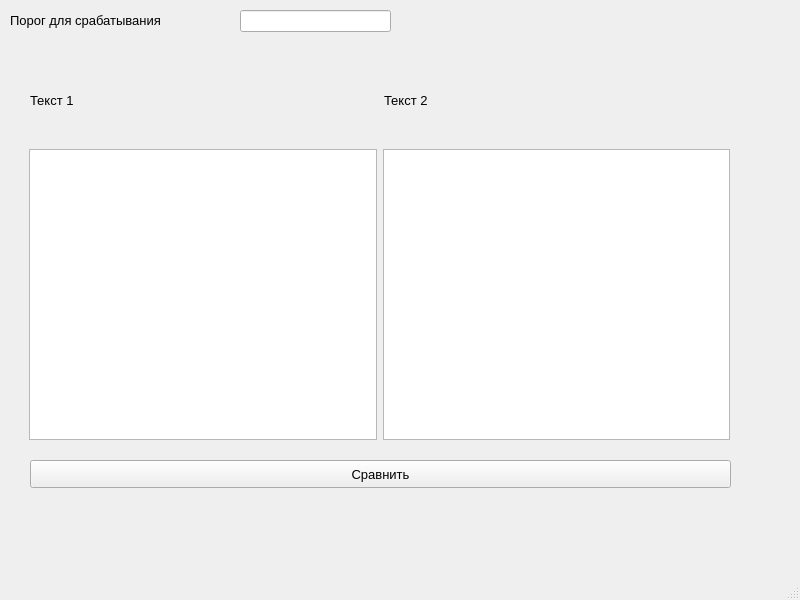
<?xml version="1.0" encoding="UTF-8"?>
<ui version="4.0">
 <class>MainWindow</class>
 <widget class="QMainWindow" name="MainWindow">
  <property name="geometry">
   <rect>
    <x>0</x>
    <y>0</y>
    <width>800</width>
    <height>600</height>
   </rect>
  </property>
  <property name="windowTitle">
   <string>MainWindow</string>
  </property>
  <widget class="QWidget" name="centralwidget">
   <widget class="QLabel" name="label">
    <property name="geometry">
     <rect>
      <x>10</x>
      <y>10</y>
      <width>201</width>
      <height>21</height>
     </rect>
    </property>
    <property name="font">
     <font>
      <pointsize>10</pointsize>
     </font>
    </property>
    <property name="text">
     <string>Порог для срабатывания</string>
    </property>
   </widget>
   <widget class="QLineEdit" name="por">
    <property name="geometry">
     <rect>
      <x>240</x>
      <y>10</y>
      <width>151</width>
      <height>22</height>
     </rect>
    </property>
   </widget>
   <widget class="QWidget" name="horizontalLayoutWidget">
    <property name="geometry">
     <rect>
      <x>30</x>
      <y>80</y>
      <width>701</width>
      <height>41</height>
     </rect>
    </property>
    <layout class="QHBoxLayout" name="horizontalLayout">
     <item>
      <widget class="QLabel" name="label_3">
       <property name="font">
        <font>
         <pointsize>10</pointsize>
        </font>
       </property>
       <property name="text">
        <string>Текст 1</string>
       </property>
      </widget>
     </item>
     <item>
      <widget class="QLabel" name="label_2">
       <property name="font">
        <font>
         <pointsize>10</pointsize>
        </font>
       </property>
       <property name="text">
        <string>Текст 2</string>
       </property>
      </widget>
     </item>
    </layout>
   </widget>
   <widget class="QWidget" name="horizontalLayoutWidget_2">
    <property name="geometry">
     <rect>
      <x>29</x>
      <y>149</y>
      <width>701</width>
      <height>291</height>
     </rect>
    </property>
    <layout class="QHBoxLayout" name="horizontalLayout_2">
     <item>
      <widget class="QTextEdit" name="text1"/>
     </item>
     <item>
      <widget class="QTextEdit" name="text2"/>
     </item>
    </layout>
   </widget>
   <widget class="QPushButton" name="pushButton">
    <property name="geometry">
     <rect>
      <x>30</x>
      <y>460</y>
      <width>701</width>
      <height>28</height>
     </rect>
    </property>
    <property name="font">
     <font>
      <pointsize>10</pointsize>
     </font>
    </property>
    <property name="text">
     <string>Сравнить</string>
    </property>
   </widget>
  </widget>
  <widget class="QMenuBar" name="menubar">
   <property name="geometry">
    <rect>
     <x>0</x>
     <y>0</y>
     <width>800</width>
     <height>26</height>
    </rect>
   </property>
  </widget>
  <widget class="QStatusBar" name="statusbar"/>
 </widget>
 <resources/>
 <connections/>
</ui>
